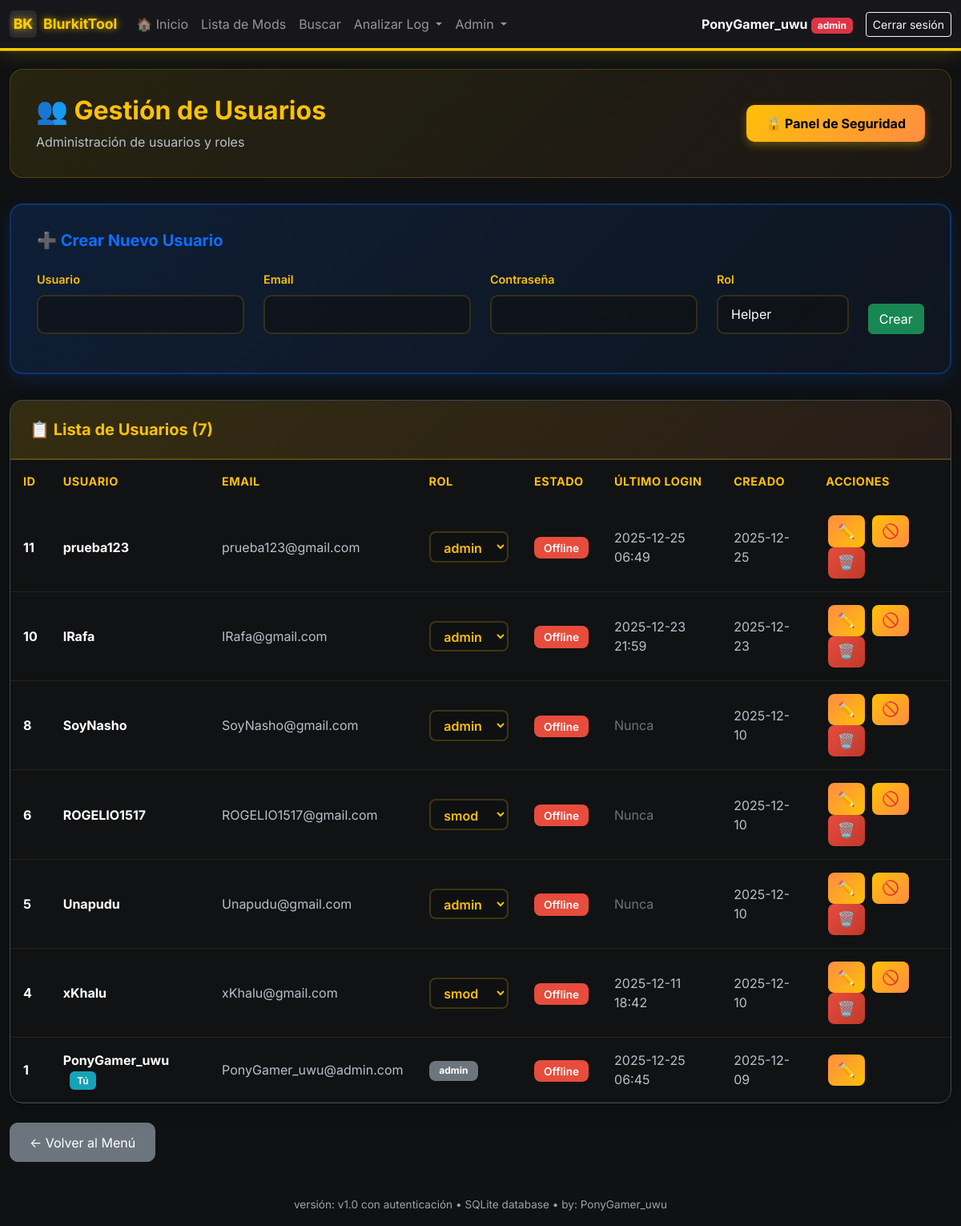
/admin/users (signed in), run on an earlier commit of the app's database.
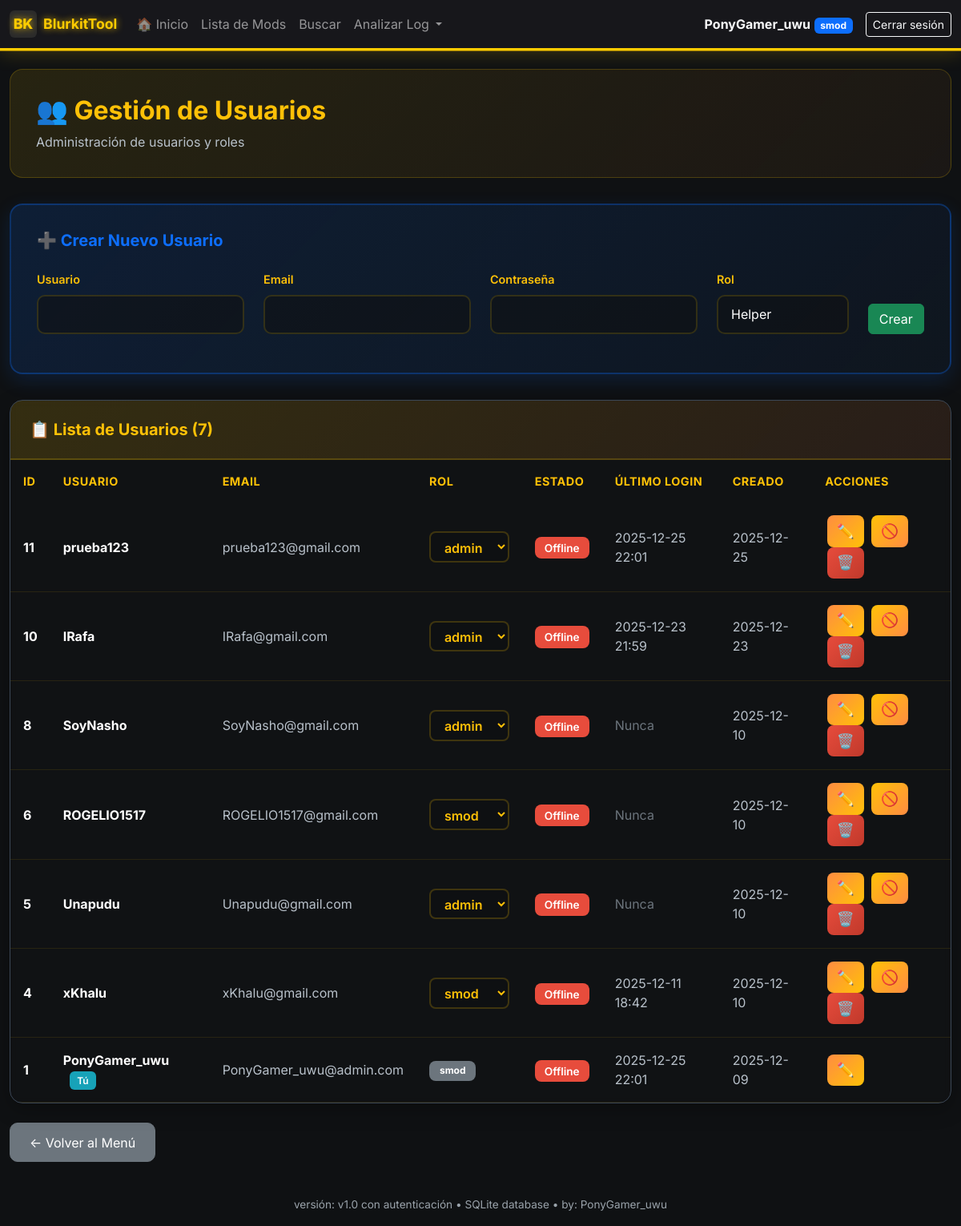
And on a later commit of the database.
### models.py (models this page shows, shortened)
class User(UserMixin, db.Model):
    __tablename__ = 'users'
    id = db.Column(db.Integer, primary_key=True)
    username = db.Column(db.String(80), unique=True, nullable=False, index=True)
    email = db.Column(db.String(120), unique=True, nullable=False, index=True)
    password_hash = db.Column(db.String(255), nullable=False)
    role = db.Column(db.String(20), nullable=False, default='helper')  # helper, mod, smod, admin
    is_active = db.Column(db.Boolean, default=True, nullable=False)
    created_at = db.Column(db.DateTime, default=datetime.utcnow, nullable=False)
    last_login = db.Column(db.DateTime)
    def has_role(self, *roles):
        return self.role in roles
    def is_admin(self):
        return self.role == 'admin'

### app.py (the view)
@app.route('/admin/users')
@smod_required
def admin_users():
    users = User.query.order_by(User.created_at.desc()).all()
    now = time()
    users_with_status = []
    for user in users:
        last_seen = online_users.get(user.username)
        is_online = last_seen is not None and (now - last_seen) < ONLINE_TIMEOUT
        users_with_status.append((user, is_online))
    return render_template('admin_users.html', users=users_with_status)

### templates/admin_users.html (shortened to what this page needs)
{% extends "base.html" %}
{% block content %}
<div class="container-main mt-4">
    <div class="admin-header">
        <div class="d-flex justify-content-between align-items-center">
            <div>
                <h2>👥 Gestión de Usuarios</h2>
                <p>Administración de usuarios y roles</p>
            </div>
            {% if current_user.is_admin() %}
            <a href="{{ url_for('admin_security') }}" class="btn btn-security">
                🔒 Panel de Seguridad
            </a>
            {% endif %}
        </div>
    </div>
    <div class="create-user-card">
        <h5>➕ Crear Nuevo Usuario</h5>
        <div>
            <form method="POST" action="{{ url_for('admin_create_user') }}">
                <div class="row">
                    <div class="col-md-3">
                        <div class="mb-3">
                            <label for="username" class="form-label">Usuario</label>
                            <input type="text" class="form-control" id="username" name="username" required>
                        </div>
                    </div>
                    <div class="col-md-3">
                        <div class="mb-3">
                            <label for="email" class="form-label">Email</label>
                            <input type="email" class="form-control" id="email" name="email" required>
                        </div>
                    </div>
                    <div class="col-md-3">
                        <div class="mb-3">
                            <label for="password" class="form-label">Contraseña</label>
                            <input type="password" class="form-control" id="password" name="password" required>
                        </div>
                    </div>
                    <div class="col-md-2">
                        <div class="mb-3">
                            <label for="role" class="form-label">Rol</label>
                            <select class="form-select" id="role" name="role" required>
                                <option value="helper">Helper</option>
                            </select>
                        </div>
                    </div>
                    <div class="col-md-1 d-flex align-items-end">
                        <button type="submit" class="btn btn-success w-100 mb-3">Crear</button>
                    </div>
                </div>
            </form>
        </div>
    </div>
    <div class="users-table-card">
        <div class="users-table-header">
            <h5>📋 Lista de Usuarios ({{ users|length }})</h5>
        </div>
        <div class="table-responsive">
            <table class="table mb-0">
                <thead>
                    <tr>
                        <th>ID</th>
                        <th>Usuario</th>
                        <th>Email</th>
                        <th>Rol</th>
                        <th>Estado</th>
                        <th>Último login</th>
                        <th>Creado</th>
                        <th>Acciones</th>
                    </tr>
                </thead>
                <tbody>
                        {% for item in users %}
                        {% if item is iterable and item|length == 2 %}
                            {% set user = item[0] %}
                            {% set is_online = item[1] %}
                        {% else %}
                            {% set user = item %}
                            {% set is_online = false %}
                        {% endif %}
                        <tr {% if not user.is_active %}style="opacity: 0.6;"{% endif %}>
                            <td><strong style="color: #ffffff;">{{ user.id }}</strong></td>
                            <td>
                                <strong style="color: #ffffff;">{{ user.username }}</strong>
                                {% if user.id == current_user.id %}
                                <span class="badge-you">Tú</span>
                                {% endif %}
                            </td>
                            <td style="color: #b8c1ca;">{{ user.email }}</td>
                            <td>
                                {% if user.id == current_user.id %}
                                <span class="badge bg-secondary" style="padding: 0.4rem 0.8rem; border-radius: 8px;">{{ user.role }}</span>
                                {% else %}
                                <form method="POST" action="{{ url_for('admin_change_role', user_id=user.id) }}" class="d-inline">
                                    <select name="role" class="form-select-role" onchange="this.form.submit()">
                                        <option value="smod" {% if user.role == 'smod' %}selected{% endif %}>smod</option>
                                        <option value="admin" {% if user.role == 'admin' %}selected{% endif %}>admin</option>
                                    </select>
                                </form>
                                {% endif %}
                            </td>
                            <td>
                                {% if is_online %}
                                <span class="badge-active" style="background-color: #28a745;">🟢 Online</span>
                                {% elif user.is_active %}
                                <span class="badge-inactive">Offline</span>
                                {% else %}
                                <span class="badge-inactive">Inactivo</span>
                                {% endif %}
                            </td>
                            <td style="color: #b8c1ca;">
                                {% if user.last_login %}
                                {{ user.last_login.strftime('%Y-%m-%d %H:%M') }}
                                {% else %}
                                <span style="color: #6c757d;">Nunca</span>
                                {% endif %}
                            </td>
                            <td style="color: #b8c1ca;">{{ user.created_at.strftime('%Y-%m-%d') }}</td>
                            <td>
                                <button type="button" class="btn btn-action btn-edit" title="Editar"
                                        data-bs-toggle="modal" data-bs-target="#editModal{{ user.id }}">
                                    ✏️
                                </button>
                                {% if user.id != current_user.id %}
                                <form method="POST" action="{{ url_for('admin_toggle_user', user_id=user.id) }}" class="d-inline">
                                    {% if user.is_active %}
                                    <button type="submit" class="btn btn-action btn-kick" title="Kick (desactivar)">
                                        🚫
                                    </button>
                                    {% else %}
                                    <button type="submit" class="btn btn-action btn-activate" title="Activar">
                                        ✓
                                    </button>
                                    {% endif %}
                                </form>
                                <form method="POST" action="{{ url_for('admin_delete_user', user_id=user.id) }}" class="d-inline"
                                      onsubmit="return confirm('¿Banear y eliminar usuario {{ user.username }}?')">
                                    <button type="submit" class="btn btn-action btn-delete" title="Ban (eliminar)">
                                        🗑️
                                    </button>
                                </form>
                                {% endif %}
                            </td>
                        </tr>
                        {% endfor %}
                    </tbody>
                </table>
            </div>
        </div>
    </div>
    <div class="mt-4">
        <a href="{{ url_for('menu') }}" class="btn btn-secondary" style="border-radius: 10px; padding: 0.7rem 1.5rem;">← Volver al Menú</a>
    </div>
{% endblock %}

### templates/base.html (shortened to what this page needs)
<!doctype html>
<html lang="es">
  <head>
    <link href="https://cdn.jsdelivr.net/npm/bootstrap@5.3.2/dist/css/bootstrap.min.css" rel="stylesheet">
    <link rel="stylesheet" href="{{ url_for('static', filename='style.css') }}">
  </head>
  <body>
    <nav class="navbar navbar-expand-lg navbar-dark">
      <div class="container container-main">
        <a class="navbar-brand d-flex align-items-center" href="{{ url_for('menu') if current_user.is_authenticated else url_for('home') }}">
          <div style="width:34px;height:34px;background:#2b2b2b;border-radius:6px;display:flex;align-items:center;justify-content:center;margin-right:8px;font-weight:800;color:var(--accent)">BK</div>
          <div>
            BlurkitTool
          </div>
        </a>
        {% if current_user.is_authenticated %}
        <div class="collapse navbar-collapse" id="navbarNav">
          <ul class="navbar-nav me-auto">
            <li class="nav-item">
              <a class="nav-link" href="{{ url_for('home') }}">🏠 Inicio</a>
            </li>
            {% if request.endpoint != 'menu' %}
            <li class="nav-item">
              <a class="nav-link" href="{{ url_for('index') }}">Lista de Mods</a>
            </li>
            <li class="nav-item">
              <a class="nav-link" href="{{ url_for('search') }}">Buscar</a>
            </li>
            <li class="nav-item dropdown">
              <a class="nav-link dropdown-toggle" href="#" id="analyzeDropdown" role="button" data-bs-toggle="dropdown">
                Analizar Log
              </a>
            </li>
            {% if current_user.is_admin() %}
            <li class="nav-item dropdown">
              <a class="nav-link dropdown-toggle" href="#" id="adminDropdown" role="button" data-bs-toggle="dropdown">
                Admin
              </a>
            </li>
            {% endif %}
            {% endif %}
          </ul>
          <div class="d-flex align-items-center ms-auto">
            <span class="text-light me-3">
              <strong>{{ current_user.username }}</strong>
              <span class="badge
                {% if current_user.role == 'admin' %}bg-danger
                {% elif current_user.role == 'smod' %}bg-primary
                {% elif current_user.role == 'mod' %}bg-success
                {% else %}bg-info{% endif %}">
                {{ current_user.role }}
              </span>
            </span>
            <a class="btn btn-sm btn-outline-light" href="{{ url_for('logout') }}">Cerrar sesión</a>
          </div>
        </div>
        {% endif %}
      </div>
    </nav>
    <main class="container container-main my-4">
      {% block content %}{% endblock %}
    </main>
    <footer class="container container-main text-center py-3">
      <span class="footer-note">versión: v1.0 con autenticación • SQLite database • by: PonyGamer_uwu</span>
    </footer>
  </body>
</html>

What changed in the data, as far as the page shows it:
changed User "PonyGamer_uwu": role "admin" → "smod"; last_login "2025-12-25 06:45" → "2025-12-25 22:01"
changed User "prueba123": last_login "2025-12-25 06:49" → "2025-12-25 22:01"
Also different on the page:
text no longer shown: "Admin 🔒 Panel de Seguridad"
